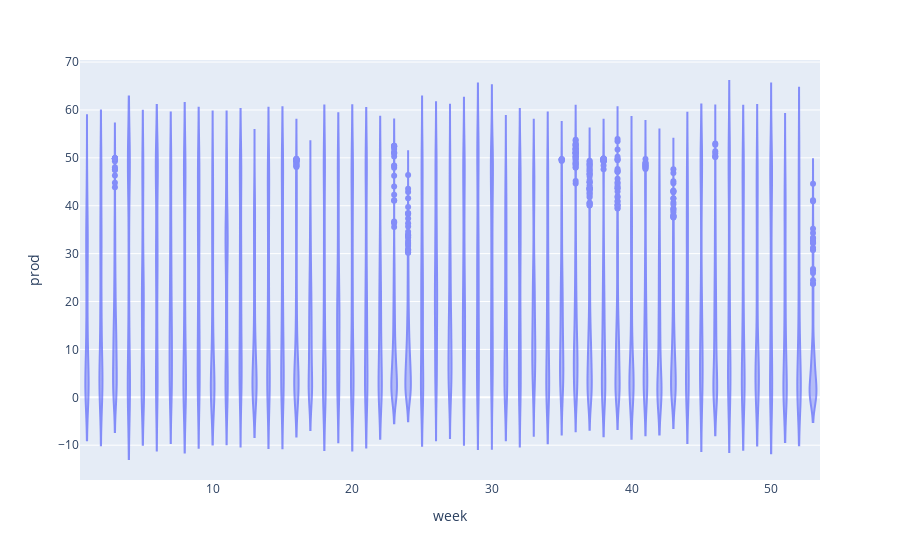

The notebook cell saved with this chart:
### Code cell
fig = px.violin(train_df, y=target, x='week')
fig.update_layout(barmode='overlay')
fig.update_traces(opacity=0.75)
fig.show()

### Figure 1 — Plotly figure (JSON) as saved in the notebook; plotly's stock layout.template omitted (floating-point values rounded to 4 significant figures; data arrays with more than 128 entries replaced by an {"elided": "..."} marker saying what was removed)
{"data": [{"alignmentgroup": "True", "box": {"visible": false}, "hovertemplate": "week=%{x}<br>prod=%{y}<extra></extra>", "legendgroup": "", "marker": {"color": "#636efa"}, "name": "", "offsetgroup": "", "opacity": 0.75, "orientation": "v", "scalegroup": "True", "showlegend": false, "type": "violin", "uid": "d1482fa4-431d-40d9-94a9-faa161a50268", "x": {"elided": "26304 int values"}, "x0": " ", "xaxis": "x", "y": {"elided": "26304 float values"}, "y0": " ", "yaxis": "y"}], "layout": {"barmode": "overlay", "legend": {"tracegroupgap": 0}, "margin": {"t": 60}, "violinmode": "group", "xaxis": {"anchor": "y", "domain": [0, 1], "title": {"text": "week"}}, "yaxis": {"anchor": "x", "domain": [0, 1], "title": {"text": "prod"}}}}
